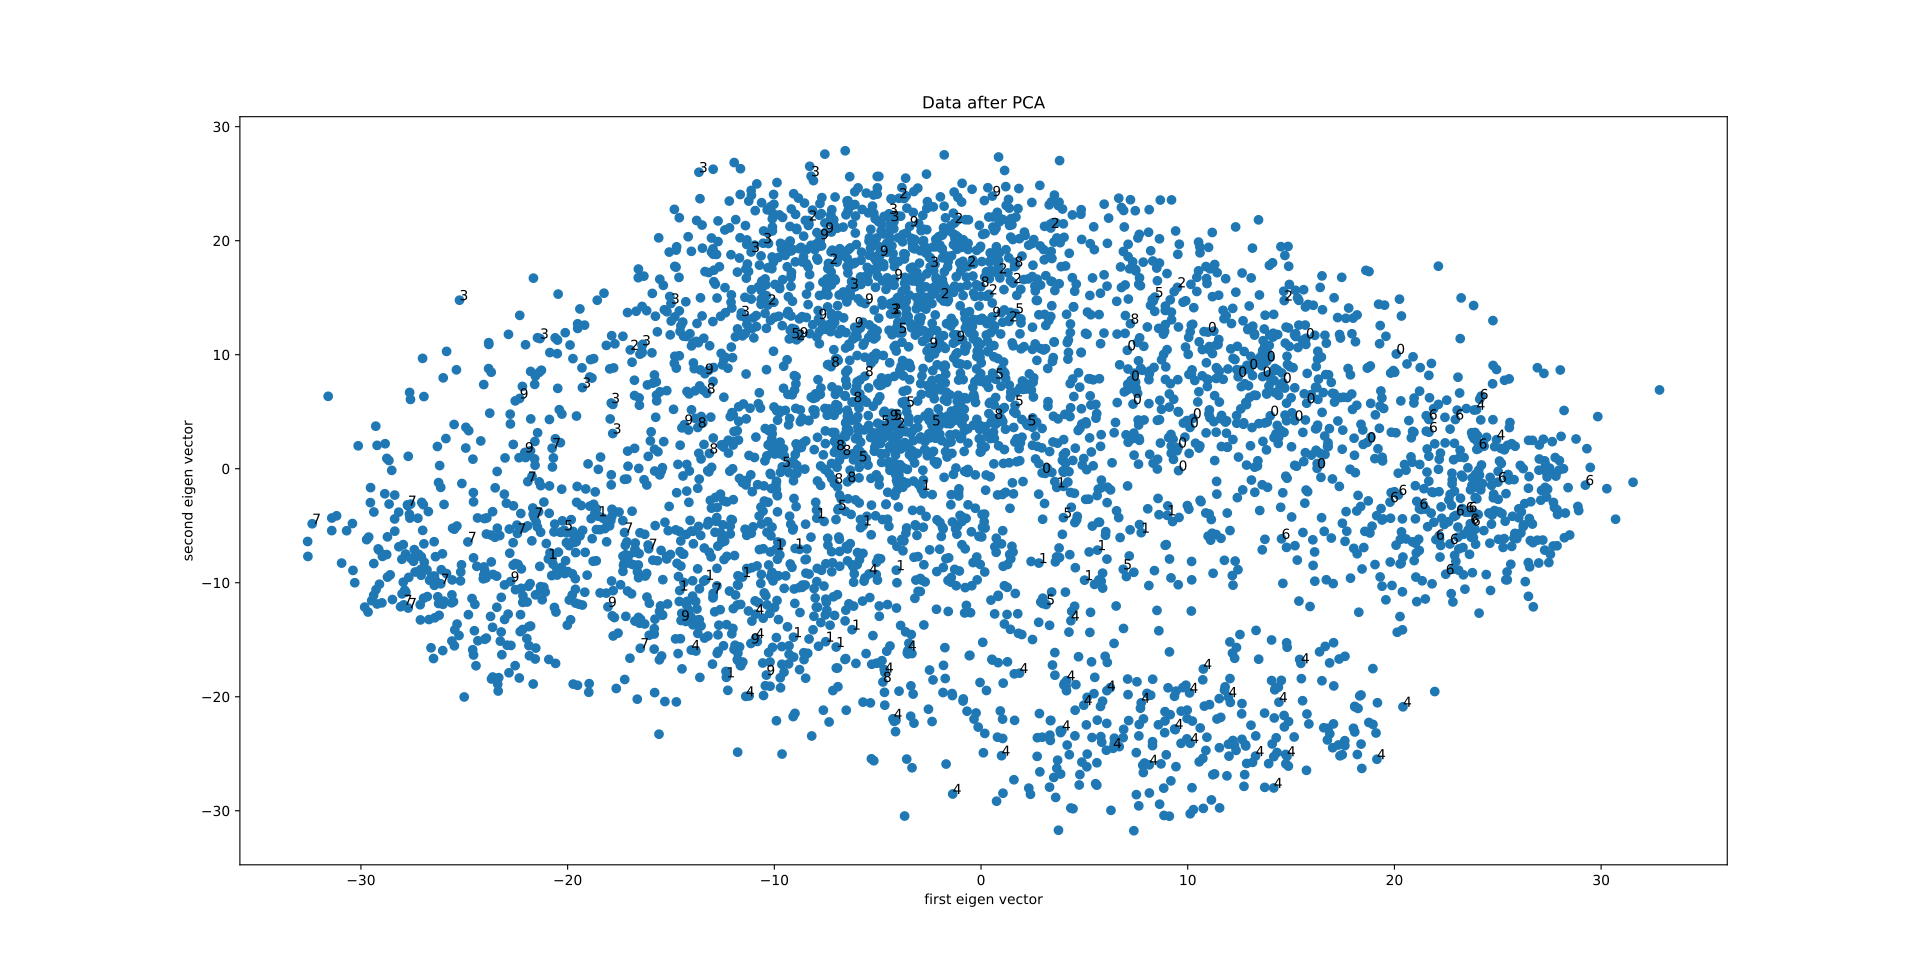

Python code for this plot:
import csv
import numpy as np
from numpy import transpose as tp
import matplotlib.pyplot as plt
import sklearn.preprocessing as standardization
import random


k = 2

# standard IO method for CSV files returns np.array
def read(filename):
    with open(filename, 'r') as csvfile:
        buffer = list(csv.reader(csvfile))
        return np.array(buffer,float)
    
data = read("data.txt")

# last column represent the labels 
labels = data.T[64:65]

data = data.T[:64].T

# built-in eigen values and eigen vectors
eigenvalues, eigenvectors = np.linalg.eig(np.cov(tp( data)))

# only k dimension sliced
new_data = np.dot(data,eigenvectors).T[:k].T

#built-in PCA is  different from my PCA I guesss it's about the standardization.

# axixes
ft = tp(new_data)[0:1]
sd = tp(new_data)[1:2]


fig, ax = plt.subplots()
ax.scatter(ft, sd)
randoms = {}
while True:
    i = random.randrange(len(data))
    if  i not in randoms:
        ax.annotate(str(int(labels[0][i])), (ft.T[i],sd.T[i]))
        randoms[i] = True
    if len(randoms)>=200:
        break

plt.xlabel("first eigen vector")
plt.ylabel('second eigen vector')
plt.title('Data after PCA')
plt.show()
